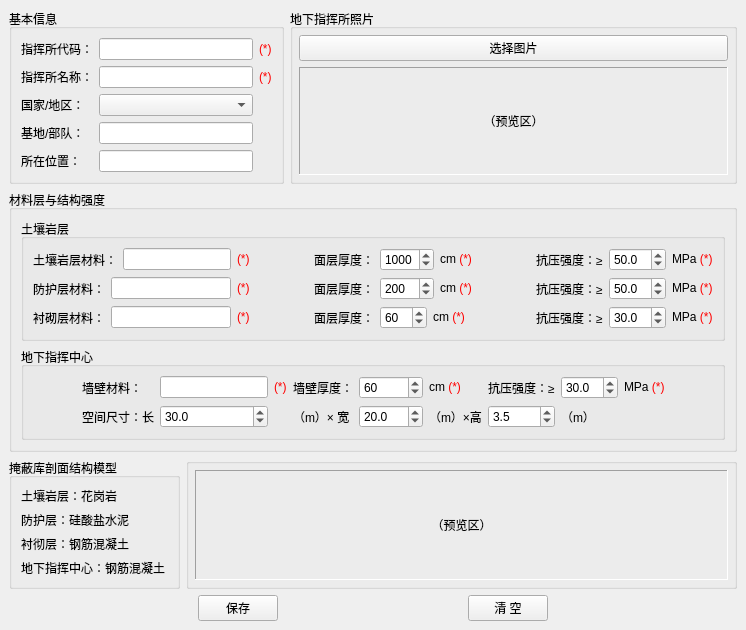
<?xml version="1.0" encoding="UTF-8"?>
<ui version="4.0">
 <class>Frm_Target_UCC_Add</class>
 <widget class="QMainWindow" name="Frm_Target_UCC_Add">
  <property name="geometry">
   <rect>
    <x>0</x>
    <y>0</y>
    <width>746</width>
    <height>619</height>
   </rect>
  </property>
  <property name="windowTitle">
   <string>地下指挥所数据模型新增</string>
  </property>
  <widget class="QWidget" name="centralwidget">
   <property name="sizePolicy">
    <sizepolicy hsizetype="Fixed" vsizetype="Fixed">
     <horstretch>0</horstretch>
     <verstretch>0</verstretch>
    </sizepolicy>
   </property>
   <layout class="QGridLayout" name="gridLayout_2">
    <item row="4" column="6">
     <widget class="QPushButton" name="btn_clear">
      <property name="sizePolicy">
       <sizepolicy hsizetype="Fixed" vsizetype="Fixed">
        <horstretch>0</horstretch>
        <verstretch>0</verstretch>
       </sizepolicy>
      </property>
      <property name="text">
       <string>清 空</string>
      </property>
     </widget>
    </item>
    <item row="2" column="0">
     <widget class="QGroupBox" name="groupBox">
      <property name="title">
       <string>掩蔽库剖面结构模型</string>
      </property>
      <layout class="QGridLayout" name="gridLayout_3">
       <item row="0" column="0">
        <widget class="QLabel" name="label_2">
         <property name="text">
          <string>土壤岩层：花岗岩</string>
         </property>
        </widget>
       </item>
       <item row="1" column="0">
        <widget class="QLabel" name="label_3">
         <property name="text">
          <string>防护层：硅酸盐水泥</string>
         </property>
        </widget>
       </item>
       <item row="2" column="0">
        <widget class="QLabel" name="label_4">
         <property name="text">
          <string>衬彻层：钢筋混凝土</string>
         </property>
        </widget>
       </item>
       <item row="3" column="0">
        <widget class="QLabel" name="label_5">
         <property name="text">
          <string>地下指挥中心：钢筋混凝土</string>
         </property>
        </widget>
       </item>
      </layout>
     </widget>
    </item>
    <item row="0" column="5" colspan="5">
     <widget class="QGroupBox" name="ShelterPicture">
      <property name="title">
       <string>地下指挥所照片</string>
      </property>
      <layout class="QGridLayout" name="gridLayout">
       <property name="leftMargin">
        <number>6</number>
       </property>
       <property name="topMargin">
        <number>6</number>
       </property>
       <property name="rightMargin">
        <number>6</number>
       </property>
       <property name="bottomMargin">
        <number>6</number>
       </property>
       <item row="0" column="0">
        <widget class="QPushButton" name="btn_choose_image">
         <property name="text">
          <string>选择图片</string>
         </property>
        </widget>
       </item>
       <item row="1" column="0">
        <widget class="QLabel" name="lbl_image">
         <property name="frameShape">
          <enum>QFrame::Panel</enum>
         </property>
         <property name="frameShadow">
          <enum>QFrame::Sunken</enum>
         </property>
         <property name="text">
          <string>（预览区）</string>
         </property>
         <property name="scaledContents">
          <bool>true</bool>
         </property>
         <property name="alignment">
          <set>Qt::AlignCenter</set>
         </property>
        </widget>
       </item>
      </layout>
     </widget>
    </item>
    <item row="4" column="5">
     <spacer name="spL">
      <property name="orientation">
       <enum>Qt::Horizontal</enum>
      </property>
      <property name="sizeHint" stdset="0">
       <size>
        <width>0</width>
        <height>0</height>
       </size>
      </property>
     </spacer>
    </item>
    <item row="1" column="0" colspan="10">
     <widget class="QGroupBox" name="gb_layers">
      <property name="title">
       <string>材料层与结构强度</string>
      </property>
      <layout class="QVBoxLayout" name="v_layers">
       <item>
        <widget class="QGroupBox" name="gb_soilrock">
         <property name="title">
          <string>土壤岩层</string>
         </property>
         <layout class="QGridLayout" name="gridLayout_5">
          <item row="1" column="0">
           <layout class="QHBoxLayout" name="horizontalLayout_2">
            <item>
             <widget class="QLabel" name="ProtectiveLayerMaterial">
              <property name="text">
               <string>防护层材料：</string>
              </property>
             </widget>
            </item>
            <item>
             <widget class="QLineEdit" name="ed_protect_mat"/>
            </item>
            <item>
             <widget class="QLabel" name="label_23">
              <property name="text">
               <string>&lt;html&gt;&lt;head/&gt;&lt;body&gt;&lt;p&gt;&lt;span style=&quot; color:#ff0000;&quot;&gt;(*)&lt;/span&gt;&lt;/p&gt;&lt;/body&gt;&lt;/html&gt;</string>
              </property>
             </widget>
            </item>
           </layout>
          </item>
          <item row="2" column="2">
           <layout class="QHBoxLayout" name="horizontalLayout_6">
            <item>
             <widget class="QLabel" name="LiningLayerThick">
              <property name="text">
               <string>面层厚度：</string>
              </property>
             </widget>
            </item>
            <item>
             <widget class="QDoubleSpinBox" name="sp_lining_thk">
              <property name="decimals">
               <number>0</number>
              </property>
              <property name="minimum">
               <double>0.000000000000000</double>
              </property>
              <property name="maximum">
               <double>500.000000000000000</double>
              </property>
              <property name="value">
               <double>60.000000000000000</double>
              </property>
             </widget>
            </item>
            <item>
             <widget class="QLabel" name="label_26">
              <property name="text">
               <string>&lt;html&gt;&lt;head/&gt;&lt;body&gt;&lt;p&gt;cm &lt;span style=&quot; color:#ff0000;&quot;&gt;(*)&lt;/span&gt;&lt;/p&gt;&lt;/body&gt;&lt;/html&gt;</string>
              </property>
             </widget>
            </item>
           </layout>
          </item>
          <item row="0" column="2">
           <layout class="QHBoxLayout" name="horizontalLayout_4">
            <item>
             <widget class="QLabel" name="RockLayerThick">
              <property name="text">
               <string>面层厚度：</string>
              </property>
             </widget>
            </item>
            <item>
             <widget class="QDoubleSpinBox" name="sp_soil_thk">
              <property name="decimals">
               <number>0</number>
              </property>
              <property name="minimum">
               <double>0.000000000000000</double>
              </property>
              <property name="maximum">
               <double>5000.000000000000000</double>
              </property>
              <property name="value">
               <double>1000.000000000000000</double>
              </property>
             </widget>
            </item>
            <item>
             <widget class="QLabel" name="label_16">
              <property name="text">
               <string>&lt;html&gt;&lt;head/&gt;&lt;body&gt;&lt;p&gt;cm &lt;span style=&quot; color:#ff0000;&quot;&gt;(*)&lt;/span&gt;&lt;/p&gt;&lt;/body&gt;&lt;/html&gt;</string>
              </property>
             </widget>
            </item>
           </layout>
          </item>
          <item row="0" column="4">
           <layout class="QHBoxLayout" name="horizontalLayout_7">
            <item>
             <widget class="QLabel" name="RockLayerStrength">
              <property name="text">
               <string>抗压强度：≥</string>
              </property>
             </widget>
            </item>
            <item>
             <widget class="QDoubleSpinBox" name="sp_soil_fc">
              <property name="decimals">
               <number>1</number>
              </property>
              <property name="minimum">
               <double>0.000000000000000</double>
              </property>
              <property name="maximum">
               <double>500.000000000000000</double>
              </property>
              <property name="value">
               <double>50.000000000000000</double>
              </property>
             </widget>
            </item>
            <item>
             <widget class="QLabel" name="label_20">
              <property name="text">
               <string>&lt;html&gt;&lt;head/&gt;&lt;body&gt;&lt;p&gt;MPa &lt;span style=&quot; color:#ff0000;&quot;&gt;(*)&lt;/span&gt;&lt;/p&gt;&lt;/body&gt;&lt;/html&gt;</string>
              </property>
             </widget>
            </item>
           </layout>
          </item>
          <item row="2" column="4">
           <layout class="QHBoxLayout" name="horizontalLayout_9">
            <item>
             <widget class="QLabel" name="LiningLayerStrength">
              <property name="text">
               <string>抗压强度：≥</string>
              </property>
             </widget>
            </item>
            <item>
             <widget class="QDoubleSpinBox" name="sp_lining_fc">
              <property name="decimals">
               <number>1</number>
              </property>
              <property name="minimum">
               <double>0.000000000000000</double>
              </property>
              <property name="maximum">
               <double>300.000000000000000</double>
              </property>
              <property name="value">
               <double>30.000000000000000</double>
              </property>
             </widget>
            </item>
            <item>
             <widget class="QLabel" name="label_28">
              <property name="text">
               <string>&lt;html&gt;&lt;head/&gt;&lt;body&gt;&lt;p&gt;MPa &lt;span style=&quot; color:#ff0000;&quot;&gt;(*)&lt;/span&gt;&lt;/p&gt;&lt;/body&gt;&lt;/html&gt;</string>
              </property>
             </widget>
            </item>
           </layout>
          </item>
          <item row="0" column="0">
           <layout class="QHBoxLayout" name="horizontalLayout">
            <item>
             <widget class="QLabel" name="RockLayerMaterials">
              <property name="text">
               <string>土壤岩层材料：</string>
              </property>
             </widget>
            </item>
            <item>
             <widget class="QLineEdit" name="ed_soil_mat"/>
            </item>
            <item>
             <widget class="QLabel" name="label_22">
              <property name="text">
               <string>&lt;html&gt;&lt;head/&gt;&lt;body&gt;&lt;p&gt;&lt;span style=&quot; color:#ff0000;&quot;&gt;(*)&lt;/span&gt;&lt;/p&gt;&lt;/body&gt;&lt;/html&gt;</string>
              </property>
             </widget>
            </item>
           </layout>
          </item>
          <item row="1" column="2">
           <layout class="QHBoxLayout" name="horizontalLayout_5">
            <item>
             <widget class="QLabel" name="ProtectiveLayerThick">
              <property name="text">
               <string>面层厚度：</string>
              </property>
             </widget>
            </item>
            <item>
             <widget class="QDoubleSpinBox" name="sp_protect_thk">
              <property name="decimals">
               <number>0</number>
              </property>
              <property name="minimum">
               <double>0.000000000000000</double>
              </property>
              <property name="maximum">
               <double>1000.000000000000000</double>
              </property>
              <property name="value">
               <double>200.000000000000000</double>
              </property>
             </widget>
            </item>
            <item>
             <widget class="QLabel" name="label_25">
              <property name="text">
               <string>&lt;html&gt;&lt;head/&gt;&lt;body&gt;&lt;p&gt;cm &lt;span style=&quot; color:#ff0000;&quot;&gt;(*)&lt;/span&gt;&lt;/p&gt;&lt;/body&gt;&lt;/html&gt;</string>
              </property>
             </widget>
            </item>
           </layout>
          </item>
          <item row="1" column="4">
           <layout class="QHBoxLayout" name="horizontalLayout_8">
            <item>
             <widget class="QLabel" name="ProtectiveLayerStrength">
              <property name="text">
               <string>抗压强度：≥</string>
              </property>
             </widget>
            </item>
            <item>
             <widget class="QDoubleSpinBox" name="sp_protect_fc">
              <property name="decimals">
               <number>1</number>
              </property>
              <property name="minimum">
               <double>0.000000000000000</double>
              </property>
              <property name="maximum">
               <double>500.000000000000000</double>
              </property>
              <property name="value">
               <double>50.000000000000000</double>
              </property>
             </widget>
            </item>
            <item>
             <widget class="QLabel" name="label_27">
              <property name="text">
               <string>&lt;html&gt;&lt;head/&gt;&lt;body&gt;&lt;p&gt;MPa &lt;span style=&quot; color:#ff0000;&quot;&gt;(*)&lt;/span&gt;&lt;/p&gt;&lt;/body&gt;&lt;/html&gt;</string>
              </property>
             </widget>
            </item>
           </layout>
          </item>
          <item row="2" column="0">
           <layout class="QHBoxLayout" name="horizontalLayout_3">
            <item>
             <widget class="QLabel" name="LiningLayerMaterial">
              <property name="text">
               <string>衬砌层材料：</string>
              </property>
             </widget>
            </item>
            <item>
             <widget class="QLineEdit" name="ed_lining_mat"/>
            </item>
            <item>
             <widget class="QLabel" name="label_24">
              <property name="text">
               <string>&lt;html&gt;&lt;head/&gt;&lt;body&gt;&lt;p&gt;&lt;span style=&quot; color:#ff0000;&quot;&gt;(*)&lt;/span&gt;&lt;/p&gt;&lt;/body&gt;&lt;/html&gt;</string>
              </property>
             </widget>
            </item>
           </layout>
          </item>
          <item row="0" column="1">
           <spacer name="horizontalSpacer_2">
            <property name="orientation">
             <enum>Qt::Horizontal</enum>
            </property>
            <property name="sizeHint" stdset="0">
             <size>
              <width>40</width>
              <height>20</height>
             </size>
            </property>
           </spacer>
          </item>
          <item row="0" column="3">
           <spacer name="horizontalSpacer_3">
            <property name="orientation">
             <enum>Qt::Horizontal</enum>
            </property>
            <property name="sizeHint" stdset="0">
             <size>
              <width>40</width>
              <height>20</height>
             </size>
            </property>
           </spacer>
          </item>
         </layout>
        </widget>
       </item>
       <item>
        <widget class="QGroupBox" name="gb_hq">
         <property name="title">
          <string>地下指挥中心</string>
         </property>
         <layout class="QGridLayout" name="grid_hq">
          <item row="1" column="2">
           <widget class="QDoubleSpinBox" name="sp_hq_len">
            <property name="decimals">
             <number>1</number>
            </property>
            <property name="minimum">
             <double>0.000000000000000</double>
            </property>
            <property name="maximum">
             <double>1000.000000000000000</double>
            </property>
            <property name="value">
             <double>30.000000000000000</double>
            </property>
           </widget>
          </item>
          <item row="0" column="10">
           <spacer name="horizontalSpacer_4">
            <property name="orientation">
             <enum>Qt::Horizontal</enum>
            </property>
            <property name="sizeHint" stdset="0">
             <size>
              <width>40</width>
              <height>20</height>
             </size>
            </property>
           </spacer>
          </item>
          <item row="0" column="7">
           <widget class="QLabel" name="UCCWallStrength">
            <property name="text">
             <string>抗压强度：≥</string>
            </property>
           </widget>
          </item>
          <item row="1" column="1">
           <widget class="QLabel" name="UCCLength">
            <property name="text">
             <string>空间尺寸：长</string>
            </property>
           </widget>
          </item>
          <item row="0" column="8">
           <widget class="QDoubleSpinBox" name="sp_hq_fc">
            <property name="decimals">
             <number>1</number>
            </property>
            <property name="minimum">
             <double>0.000000000000000</double>
            </property>
            <property name="maximum">
             <double>200.000000000000000</double>
            </property>
            <property name="value">
             <double>30.000000000000000</double>
            </property>
           </widget>
          </item>
          <item row="0" column="3">
           <widget class="QLabel" name="label_17">
            <property name="text">
             <string>&lt;html&gt;&lt;head/&gt;&lt;body&gt;&lt;p&gt;&lt;span style=&quot; color:#ff0000;&quot;&gt;(*)&lt;/span&gt;&lt;/p&gt;&lt;/body&gt;&lt;/html&gt;</string>
            </property>
           </widget>
          </item>
          <item row="0" column="1">
           <widget class="QLabel" name="UCCWallMaterials">
            <property name="text">
             <string>墙壁材料：</string>
            </property>
           </widget>
          </item>
          <item row="1" column="5">
           <widget class="QDoubleSpinBox" name="sp_hq_wid">
            <property name="decimals">
             <number>1</number>
            </property>
            <property name="minimum">
             <double>0.000000000000000</double>
            </property>
            <property name="maximum">
             <double>1000.000000000000000</double>
            </property>
            <property name="value">
             <double>20.000000000000000</double>
            </property>
           </widget>
          </item>
          <item row="1" column="4">
           <widget class="QLabel" name="UCCWidth">
            <property name="text">
             <string>（m）× 宽</string>
            </property>
           </widget>
          </item>
          <item row="0" column="6">
           <widget class="QLabel" name="label_29">
            <property name="text">
             <string>&lt;html&gt;&lt;head/&gt;&lt;body&gt;&lt;p&gt;cm &lt;span style=&quot; color:#ff0000;&quot;&gt;(*)&lt;/span&gt;&lt;/p&gt;&lt;/body&gt;&lt;/html&gt;</string>
            </property>
           </widget>
          </item>
          <item row="0" column="9">
           <widget class="QLabel" name="label_30">
            <property name="text">
             <string>&lt;html&gt;&lt;head/&gt;&lt;body&gt;&lt;p&gt;MPa &lt;span style=&quot; color:#ff0000;&quot;&gt;(*)&lt;/span&gt;&lt;/p&gt;&lt;/body&gt;&lt;/html&gt;</string>
            </property>
           </widget>
          </item>
          <item row="1" column="6">
           <widget class="QLabel" name="UCCHeight">
            <property name="text">
             <string>（m）×高</string>
            </property>
           </widget>
          </item>
          <item row="1" column="8">
           <widget class="QLabel" name="label">
            <property name="text">
             <string>（m）</string>
            </property>
           </widget>
          </item>
          <item row="0" column="2">
           <widget class="QLineEdit" name="ed_hq_wall"/>
          </item>
          <item row="1" column="7">
           <widget class="QDoubleSpinBox" name="sp_hq_hei">
            <property name="decimals">
             <number>1</number>
            </property>
            <property name="minimum">
             <double>0.000000000000000</double>
            </property>
            <property name="maximum">
             <double>100.000000000000000</double>
            </property>
            <property name="value">
             <double>3.500000000000000</double>
            </property>
           </widget>
          </item>
          <item row="0" column="4">
           <widget class="QLabel" name="UCCWallThick">
            <property name="text">
             <string>墙壁厚度：</string>
            </property>
           </widget>
          </item>
          <item row="0" column="5">
           <widget class="QDoubleSpinBox" name="sp_hq_wall_thk">
            <property name="decimals">
             <number>0</number>
            </property>
            <property name="minimum">
             <double>0.000000000000000</double>
            </property>
            <property name="maximum">
             <double>300.000000000000000</double>
            </property>
            <property name="value">
             <double>60.000000000000000</double>
            </property>
           </widget>
          </item>
          <item row="0" column="0">
           <spacer name="horizontalSpacer_5">
            <property name="orientation">
             <enum>Qt::Horizontal</enum>
            </property>
            <property name="sizeHint" stdset="0">
             <size>
              <width>40</width>
              <height>20</height>
             </size>
            </property>
           </spacer>
          </item>
         </layout>
        </widget>
       </item>
      </layout>
     </widget>
    </item>
    <item row="2" column="1" colspan="9">
     <widget class="QGroupBox" name="gb_photo_2">
      <property name="title">
       <string/>
      </property>
      <layout class="QVBoxLayout" name="v_photo_2">
       <property name="spacing">
        <number>6</number>
       </property>
       <property name="leftMargin">
        <number>6</number>
       </property>
       <property name="topMargin">
        <number>6</number>
       </property>
       <property name="rightMargin">
        <number>6</number>
       </property>
       <property name="bottomMargin">
        <number>6</number>
       </property>
       <item>
        <widget class="QLabel" name="lbl_image_2">
         <property name="frameShape">
          <enum>QFrame::Panel</enum>
         </property>
         <property name="frameShadow">
          <enum>QFrame::Sunken</enum>
         </property>
         <property name="text">
          <string>（预览区）</string>
         </property>
         <property name="scaledContents">
          <bool>true</bool>
         </property>
         <property name="alignment">
          <set>Qt::AlignCenter</set>
         </property>
        </widget>
       </item>
      </layout>
     </widget>
    </item>
    <item row="4" column="0">
     <spacer name="horizontalSpacer">
      <property name="orientation">
       <enum>Qt::Horizontal</enum>
      </property>
      <property name="sizeHint" stdset="0">
       <size>
        <width>40</width>
        <height>20</height>
       </size>
      </property>
     </spacer>
    </item>
    <item row="0" column="0" colspan="5">
     <widget class="QGroupBox" name="gb_basic">
      <property name="title">
       <string>基本信息</string>
      </property>
      <layout class="QGridLayout" name="gridLayout_4">
       <item row="0" column="0">
        <widget class="QLabel" name="UCCCode">
         <property name="text">
          <string>指挥所代码：</string>
         </property>
        </widget>
       </item>
       <item row="0" column="1">
        <widget class="QLineEdit" name="ed_name"/>
       </item>
       <item row="0" column="2">
        <widget class="QLabel" name="label_18">
         <property name="text">
          <string>&lt;html&gt;&lt;head/&gt;&lt;body&gt;&lt;p&gt;&lt;span style=&quot; color:#ff0000;&quot;&gt;(*)&lt;/span&gt;&lt;/p&gt;&lt;/body&gt;&lt;/html&gt;</string>
         </property>
        </widget>
       </item>
       <item row="1" column="0">
        <widget class="QLabel" name="UCCName">
         <property name="text">
          <string>指挥所名称：</string>
         </property>
        </widget>
       </item>
       <item row="1" column="1">
        <widget class="QLineEdit" name="ed_name_2"/>
       </item>
       <item row="1" column="2">
        <widget class="QLabel" name="label_21">
         <property name="text">
          <string>&lt;html&gt;&lt;head/&gt;&lt;body&gt;&lt;p&gt;&lt;span style=&quot; color:#ff0000;&quot;&gt;(*)&lt;/span&gt;&lt;/p&gt;&lt;/body&gt;&lt;/html&gt;</string>
         </property>
        </widget>
       </item>
       <item row="2" column="0">
        <widget class="QLabel" name="Country">
         <property name="text">
          <string>国家/地区：</string>
         </property>
        </widget>
       </item>
       <item row="2" column="1">
        <widget class="QComboBox" name="cmb_country"/>
       </item>
       <item row="3" column="0">
        <widget class="QLabel" name="Base">
         <property name="text">
          <string>基地/部队：</string>
         </property>
        </widget>
       </item>
       <item row="3" column="1">
        <widget class="QLineEdit" name="ed_unit"/>
       </item>
       <item row="4" column="0">
        <widget class="QLabel" name="Location">
         <property name="text">
          <string>所在位置：</string>
         </property>
        </widget>
       </item>
       <item row="4" column="1">
        <widget class="QLineEdit" name="ed_location"/>
       </item>
      </layout>
     </widget>
    </item>
    <item row="4" column="9">
     <spacer name="spR">
      <property name="orientation">
       <enum>Qt::Horizontal</enum>
      </property>
      <property name="sizeHint" stdset="0">
       <size>
        <width>0</width>
        <height>0</height>
       </size>
      </property>
     </spacer>
    </item>
    <item row="4" column="3">
     <widget class="QPushButton" name="btn_save_store">
      <property name="sizePolicy">
       <sizepolicy hsizetype="Fixed" vsizetype="Fixed">
        <horstretch>0</horstretch>
        <verstretch>0</verstretch>
       </sizepolicy>
      </property>
      <property name="text">
       <string>保存</string>
      </property>
     </widget>
    </item>
   </layout>
  </widget>
 </widget>
 <resources/>
 <connections/>
</ui>
